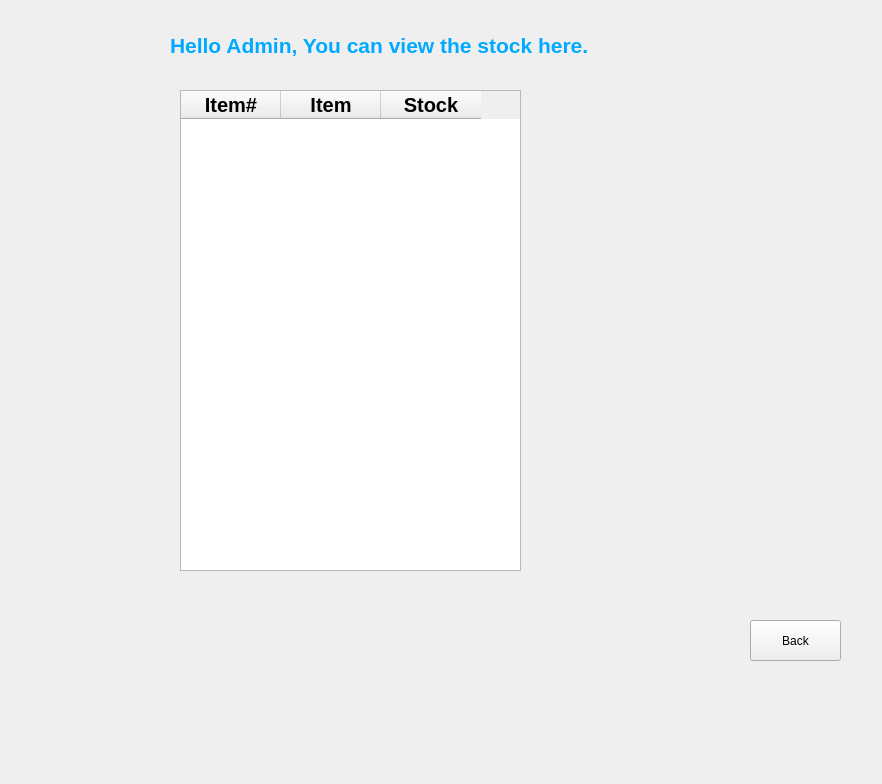
<?xml version="1.0" encoding="UTF-8"?>
<ui version="4.0">
 <class>ViewStock</class>
 <widget class="QWidget" name="ViewStock">
  <property name="geometry">
   <rect>
    <x>0</x>
    <y>0</y>
    <width>882</width>
    <height>784</height>
   </rect>
  </property>
  <property name="windowTitle">
   <string>ViewStock</string>
  </property>
  <widget class="QLabel" name="label_7">
   <property name="geometry">
    <rect>
     <x>170</x>
     <y>-20</y>
     <width>511</width>
     <height>131</height>
    </rect>
   </property>
   <property name="text">
    <string>&lt;html&gt;&lt;head/&gt;&lt;body&gt;&lt;p&gt;&lt;span style=&quot; font-size:16pt; font-weight:600; color:#00aaff;&quot;&gt;Hello Admin, You can view the stock here.&lt;/span&gt;&lt;/p&gt;&lt;/body&gt;&lt;/html&gt;</string>
   </property>
  </widget>
  <widget class="QPushButton" name="Backbutton">
   <property name="geometry">
    <rect>
     <x>750</x>
     <y>620</y>
     <width>91</width>
     <height>41</height>
    </rect>
   </property>
   <property name="text">
    <string>Back</string>
   </property>
  </widget>
  <widget class="QTableWidget" name="StockTable">
   <property name="geometry">
    <rect>
     <x>180</x>
     <y>90</y>
     <width>341</width>
     <height>481</height>
    </rect>
   </property>
   <column>
    <property name="text">
     <string>Item#</string>
    </property>
    <property name="font">
     <font>
      <pointsize>15</pointsize>
      <weight>75</weight>
      <bold>true</bold>
     </font>
    </property>
   </column>
   <column>
    <property name="text">
     <string>Item</string>
    </property>
    <property name="font">
     <font>
      <pointsize>15</pointsize>
      <weight>75</weight>
      <bold>true</bold>
     </font>
    </property>
   </column>
   <column>
    <property name="text">
     <string>Stock</string>
    </property>
    <property name="font">
     <font>
      <pointsize>15</pointsize>
      <weight>75</weight>
      <bold>true</bold>
     </font>
    </property>
   </column>
  </widget>
 </widget>
 <layoutdefault spacing="6" margin="11"/>
 <resources/>
 <connections>
  <connection>
   <sender>Backbutton</sender>
   <signal>clicked()</signal>
   <receiver>ViewStock</receiver>
   <slot>Backbutton()</slot>
   <hints>
    <hint type="sourcelabel">
     <x>785</x>
     <y>760</y>
    </hint>
    <hint type="destinationlabel">
     <x>440</x>
     <y>391</y>
    </hint>
   </hints>
  </connection>
 </connections>
 <slots>
  <slot>Backbutton()</slot>
 </slots>
</ui>
